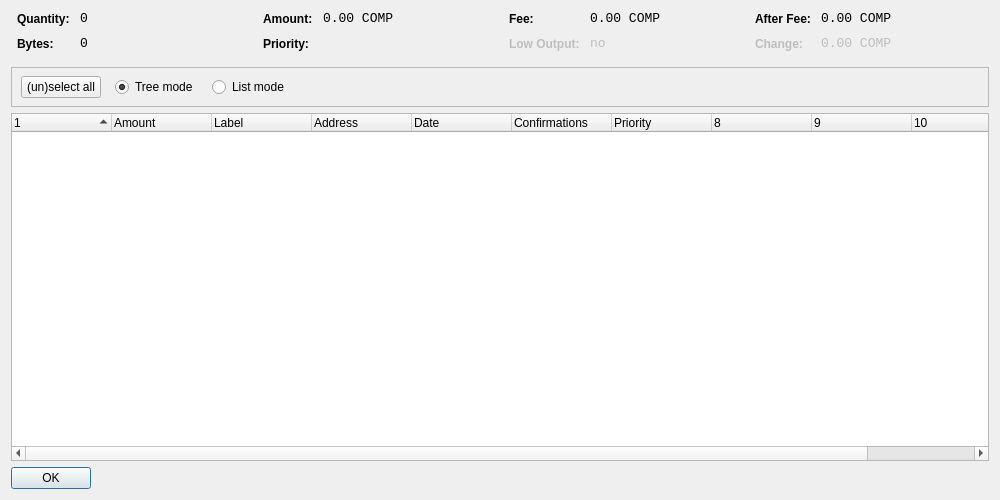
<?xml version="1.0" encoding="UTF-8"?>
<ui version="4.0">
 <class>CoinControlDialog</class>
 <widget class="QDialog" name="CoinControlDialog">
  <property name="geometry">
   <rect>
    <x>0</x>
    <y>0</y>
    <width>1000</width>
    <height>500</height>
   </rect>
  </property>
  <property name="windowTitle">
   <string>Coin Control</string>
  </property>
  <layout class="QVBoxLayout" name="verticalLayout">
   <item>
    <layout class="QHBoxLayout" name="horizontalLayoutTop" stretch="0,0,0,0">
     <property name="topMargin">
      <number>0</number>
     </property>
     <property name="bottomMargin">
      <number>10</number>
     </property>
     <item>
      <layout class="QFormLayout" name="formLayoutCoinControl1">
       <property name="horizontalSpacing">
        <number>10</number>
       </property>
       <property name="verticalSpacing">
        <number>10</number>
       </property>
       <property name="leftMargin">
        <number>6</number>
       </property>
       <property name="rightMargin">
        <number>6</number>
       </property>
       <item row="0" column="0">
        <widget class="QLabel" name="labelCoinControlQuantityText">
         <property name="styleSheet">
          <string notr="true">font-weight:bold;</string>
         </property>
         <property name="text">
          <string>Quantity:</string>
         </property>
        </widget>
       </item>
       <item row="0" column="1">
        <widget class="QLabel" name="labelCoinControlQuantity">
         <property name="font">
          <font>
           <family>Monospace</family>
           <pointsize>10</pointsize>
          </font>
         </property>
         <property name="cursor">
          <cursorShape>IBeamCursor</cursorShape>
         </property>
         <property name="contextMenuPolicy">
          <enum>Qt::ActionsContextMenu</enum>
         </property>
         <property name="text">
          <string notr="true">0</string>
         </property>
         <property name="textInteractionFlags">
          <set>Qt::LinksAccessibleByMouse|Qt::TextSelectableByKeyboard|Qt::TextSelectableByMouse</set>
         </property>
        </widget>
       </item>
       <item row="1" column="0">
        <widget class="QLabel" name="labelCoinControlBytesText">
         <property name="styleSheet">
          <string notr="true">font-weight:bold;</string>
         </property>
         <property name="text">
          <string>Bytes:</string>
         </property>
        </widget>
       </item>
       <item row="1" column="1">
        <widget class="QLabel" name="labelCoinControlBytes">
         <property name="font">
          <font>
           <family>Monospace</family>
           <pointsize>10</pointsize>
          </font>
         </property>
         <property name="cursor">
          <cursorShape>IBeamCursor</cursorShape>
         </property>
         <property name="contextMenuPolicy">
          <enum>Qt::ActionsContextMenu</enum>
         </property>
         <property name="text">
          <string notr="true">0</string>
         </property>
         <property name="textInteractionFlags">
          <set>Qt::LinksAccessibleByMouse|Qt::TextSelectableByKeyboard|Qt::TextSelectableByMouse</set>
         </property>
        </widget>
       </item>
      </layout>
     </item>
     <item>
      <layout class="QFormLayout" name="formLayoutCoinControl2">
       <property name="horizontalSpacing">
        <number>10</number>
       </property>
       <property name="verticalSpacing">
        <number>10</number>
       </property>
       <property name="leftMargin">
        <number>6</number>
       </property>
       <property name="rightMargin">
        <number>6</number>
       </property>
       <item row="0" column="0">
        <widget class="QLabel" name="labelCoinControlAmountText">
         <property name="styleSheet">
          <string notr="true">font-weight:bold;</string>
         </property>
         <property name="text">
          <string>Amount:</string>
         </property>
        </widget>
       </item>
       <item row="0" column="1">
        <widget class="QLabel" name="labelCoinControlAmount">
         <property name="font">
          <font>
           <family>Monospace</family>
           <pointsize>10</pointsize>
          </font>
         </property>
         <property name="cursor">
          <cursorShape>IBeamCursor</cursorShape>
         </property>
         <property name="contextMenuPolicy">
          <enum>Qt::ActionsContextMenu</enum>
         </property>
         <property name="text">
          <string notr="true">0.00 COMP</string>
         </property>
         <property name="textInteractionFlags">
          <set>Qt::LinksAccessibleByMouse|Qt::TextSelectableByKeyboard|Qt::TextSelectableByMouse</set>
         </property>
        </widget>
       </item>
       <item row="1" column="0">
        <widget class="QLabel" name="labelCoinControlPriorityText">
         <property name="styleSheet">
          <string notr="true">font-weight:bold;</string>
         </property>
         <property name="text">
          <string>Priority:</string>
         </property>
        </widget>
       </item>
       <item row="1" column="1">
        <widget class="QLabel" name="labelCoinControlPriority">
         <property name="font">
          <font>
           <family>Monospace</family>
           <pointsize>10</pointsize>
          </font>
         </property>
         <property name="cursor">
          <cursorShape>IBeamCursor</cursorShape>
         </property>
         <property name="contextMenuPolicy">
          <enum>Qt::ActionsContextMenu</enum>
         </property>
         <property name="text">
          <string/>
         </property>
         <property name="textInteractionFlags">
          <set>Qt::LinksAccessibleByMouse|Qt::TextSelectableByKeyboard|Qt::TextSelectableByMouse</set>
         </property>
        </widget>
       </item>
      </layout>
     </item>
     <item>
      <layout class="QFormLayout" name="formLayoutCoinControl3">
       <property name="horizontalSpacing">
        <number>10</number>
       </property>
       <property name="verticalSpacing">
        <number>10</number>
       </property>
       <property name="leftMargin">
        <number>6</number>
       </property>
       <property name="rightMargin">
        <number>6</number>
       </property>
       <item row="0" column="0">
        <widget class="QLabel" name="labelCoinControlFeeText">
         <property name="styleSheet">
          <string notr="true">font-weight:bold;</string>
         </property>
         <property name="text">
          <string>Fee:</string>
         </property>
        </widget>
       </item>
       <item row="0" column="1">
        <widget class="QLabel" name="labelCoinControlFee">
         <property name="font">
          <font>
           <family>Monospace</family>
           <pointsize>10</pointsize>
          </font>
         </property>
         <property name="cursor">
          <cursorShape>IBeamCursor</cursorShape>
         </property>
         <property name="contextMenuPolicy">
          <enum>Qt::ActionsContextMenu</enum>
         </property>
         <property name="text">
          <string notr="true">0.00 COMP</string>
         </property>
         <property name="textInteractionFlags">
          <set>Qt::LinksAccessibleByMouse|Qt::TextSelectableByKeyboard|Qt::TextSelectableByMouse</set>
         </property>
        </widget>
       </item>
       <item row="1" column="0">
        <widget class="QLabel" name="labelCoinControlLowOutputText">
         <property name="enabled">
          <bool>false</bool>
         </property>
         <property name="styleSheet">
          <string notr="true">font-weight:bold;</string>
         </property>
         <property name="text">
          <string>Low Output:</string>
         </property>
        </widget>
       </item>
       <item row="1" column="1">
        <widget class="QLabel" name="labelCoinControlLowOutput">
         <property name="enabled">
          <bool>false</bool>
         </property>
         <property name="font">
          <font>
           <family>Monospace</family>
           <pointsize>10</pointsize>
          </font>
         </property>
         <property name="cursor">
          <cursorShape>IBeamCursor</cursorShape>
         </property>
         <property name="contextMenuPolicy">
          <enum>Qt::ActionsContextMenu</enum>
         </property>
         <property name="text">
          <string notr="true">no</string>
         </property>
         <property name="textInteractionFlags">
          <set>Qt::LinksAccessibleByMouse|Qt::TextSelectableByKeyboard|Qt::TextSelectableByMouse</set>
         </property>
        </widget>
       </item>
      </layout>
     </item>
     <item>
      <layout class="QFormLayout" name="formLayoutCoinControl4">
       <property name="horizontalSpacing">
        <number>10</number>
       </property>
       <property name="verticalSpacing">
        <number>10</number>
       </property>
       <property name="leftMargin">
        <number>6</number>
       </property>
       <property name="rightMargin">
        <number>6</number>
       </property>
       <item row="0" column="0">
        <widget class="QLabel" name="labelCoinControlAfterFeeText">
         <property name="styleSheet">
          <string notr="true">font-weight:bold;</string>
         </property>
         <property name="text">
          <string>After Fee:</string>
         </property>
        </widget>
       </item>
       <item row="0" column="1">
        <widget class="QLabel" name="labelCoinControlAfterFee">
         <property name="font">
          <font>
           <family>Monospace</family>
           <pointsize>10</pointsize>
          </font>
         </property>
         <property name="cursor">
          <cursorShape>IBeamCursor</cursorShape>
         </property>
         <property name="contextMenuPolicy">
          <enum>Qt::ActionsContextMenu</enum>
         </property>
         <property name="text">
          <string notr="true">0.00 COMP</string>
         </property>
         <property name="textInteractionFlags">
          <set>Qt::LinksAccessibleByMouse|Qt::TextSelectableByKeyboard|Qt::TextSelectableByMouse</set>
         </property>
        </widget>
       </item>
       <item row="1" column="0">
        <widget class="QLabel" name="labelCoinControlChangeText">
         <property name="enabled">
          <bool>false</bool>
         </property>
         <property name="styleSheet">
          <string notr="true">font-weight:bold;</string>
         </property>
         <property name="text">
          <string>Change:</string>
         </property>
        </widget>
       </item>
       <item row="1" column="1">
        <widget class="QLabel" name="labelCoinControlChange">
         <property name="enabled">
          <bool>false</bool>
         </property>
         <property name="font">
          <font>
           <family>Monospace</family>
           <pointsize>10</pointsize>
          </font>
         </property>
         <property name="cursor">
          <cursorShape>IBeamCursor</cursorShape>
         </property>
         <property name="contextMenuPolicy">
          <enum>Qt::ActionsContextMenu</enum>
         </property>
         <property name="text">
          <string notr="true">0.00 COMP</string>
         </property>
         <property name="textInteractionFlags">
          <set>Qt::LinksAccessibleByMouse|Qt::TextSelectableByKeyboard|Qt::TextSelectableByMouse</set>
         </property>
        </widget>
       </item>
      </layout>
     </item>
    </layout>
   </item>
   <item>
    <widget class="QFrame" name="frame">
     <property name="minimumSize">
      <size>
       <width>0</width>
       <height>40</height>
      </size>
     </property>
     <property name="frameShape">
      <enum>QFrame::StyledPanel</enum>
     </property>
     <property name="frameShadow">
      <enum>QFrame::Sunken</enum>
     </property>
     <widget class="QWidget" name="horizontalLayoutWidget">
      <property name="geometry">
       <rect>
        <x>10</x>
        <y>0</y>
        <width>781</width>
        <height>41</height>
       </rect>
      </property>
      <layout class="QHBoxLayout" name="horizontalLayoutPanel" stretch="0,0,0,0">
       <property name="spacing">
        <number>14</number>
       </property>
       <item>
        <widget class="QPushButton" name="pushButtonSelectAll">
         <property name="sizePolicy">
          <sizepolicy hsizetype="Maximum" vsizetype="Fixed">
           <horstretch>0</horstretch>
           <verstretch>0</verstretch>
          </sizepolicy>
         </property>
         <property name="text">
          <string>(un)select all</string>
         </property>
        </widget>
       </item>
       <item>
        <widget class="QRadioButton" name="radioTreeMode">
         <property name="sizePolicy">
          <sizepolicy hsizetype="Maximum" vsizetype="Fixed">
           <horstretch>0</horstretch>
           <verstretch>0</verstretch>
          </sizepolicy>
         </property>
         <property name="text">
          <string>Tree mode</string>
         </property>
         <property name="checked">
          <bool>true</bool>
         </property>
        </widget>
       </item>
       <item>
        <widget class="QRadioButton" name="radioListMode">
         <property name="sizePolicy">
          <sizepolicy hsizetype="Maximum" vsizetype="Fixed">
           <horstretch>0</horstretch>
           <verstretch>0</verstretch>
          </sizepolicy>
         </property>
         <property name="text">
          <string>List mode</string>
         </property>
        </widget>
       </item>
       <item>
        <spacer name="horizontalSpacer">
         <property name="orientation">
          <enum>Qt::Horizontal</enum>
         </property>
         <property name="sizeHint" stdset="0">
          <size>
           <width>40</width>
           <height>20</height>
          </size>
         </property>
        </spacer>
       </item>
      </layout>
     </widget>
    </widget>
   </item>
   <item>
    <widget class="CoinControlTreeWidget" name="treeWidget">
     <property name="contextMenuPolicy">
      <enum>Qt::CustomContextMenu</enum>
     </property>
     <property name="sortingEnabled">
      <bool>false</bool>
     </property>
     <property name="columnCount">
      <number>11</number>
     </property>
     <attribute name="headerShowSortIndicator" stdset="0">
      <bool>true</bool>
     </attribute>
     <attribute name="headerStretchLastSection">
      <bool>false</bool>
     </attribute>
     <column>
      <property name="text">
       <string/>
      </property>
     </column>
     <column>
      <property name="text">
       <string>Amount</string>
      </property>
     </column>
     <column>
      <property name="text">
       <string>Label</string>
      </property>
     </column>
     <column>
      <property name="text">
       <string>Address</string>
      </property>
     </column>
     <column>
      <property name="text">
       <string>Date</string>
      </property>
     </column>
     <column>
      <property name="text">
       <string>Confirmations</string>
      </property>
      <property name="toolTip">
       <string>Confirmed</string>
      </property>
     </column>
     <column>
      <property name="text">
       <string>Priority</string>
      </property>
     </column>
     <column>
      <property name="text">
       <string/>
      </property>
     </column>
     <column>
      <property name="text">
       <string/>
      </property>
     </column>
     <column>
      <property name="text">
       <string/>
      </property>
     </column>
     <column>
      <property name="text">
       <string/>
      </property>
     </column>
    </widget>
   </item>
   <item>
    <widget class="QDialogButtonBox" name="buttonBox">
     <property name="sizePolicy">
      <sizepolicy hsizetype="Maximum" vsizetype="Fixed">
       <horstretch>0</horstretch>
       <verstretch>0</verstretch>
      </sizepolicy>
     </property>
     <property name="orientation">
      <enum>Qt::Horizontal</enum>
     </property>
     <property name="standardButtons">
      <set>QDialogButtonBox::Ok</set>
     </property>
    </widget>
   </item>
  </layout>
 </widget>
 <customwidgets>
  <customwidget>
   <class>CoinControlTreeWidget</class>
   <extends>QTreeWidget</extends>
   <header>coincontroltreewidget.h</header>
  </customwidget>
 </customwidgets>
 <resources/>
 <connections/>
</ui>
